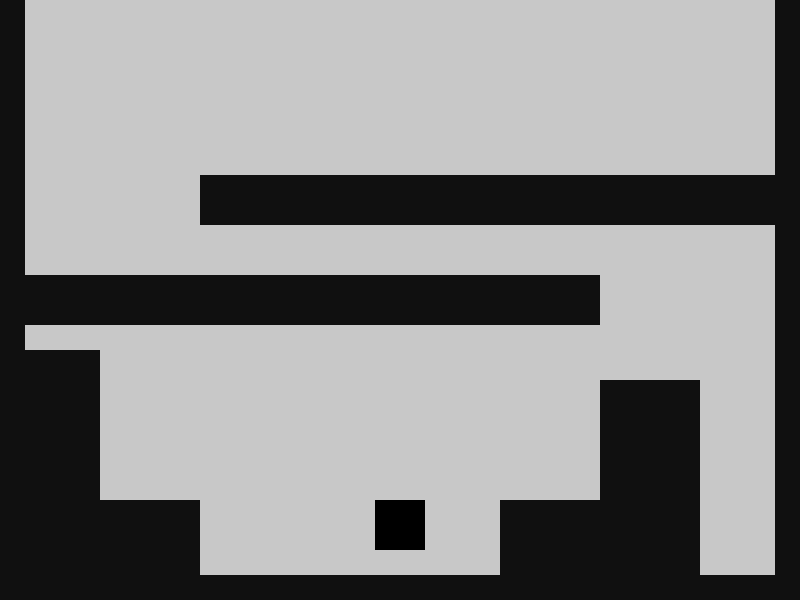
Frame 1 (no input)
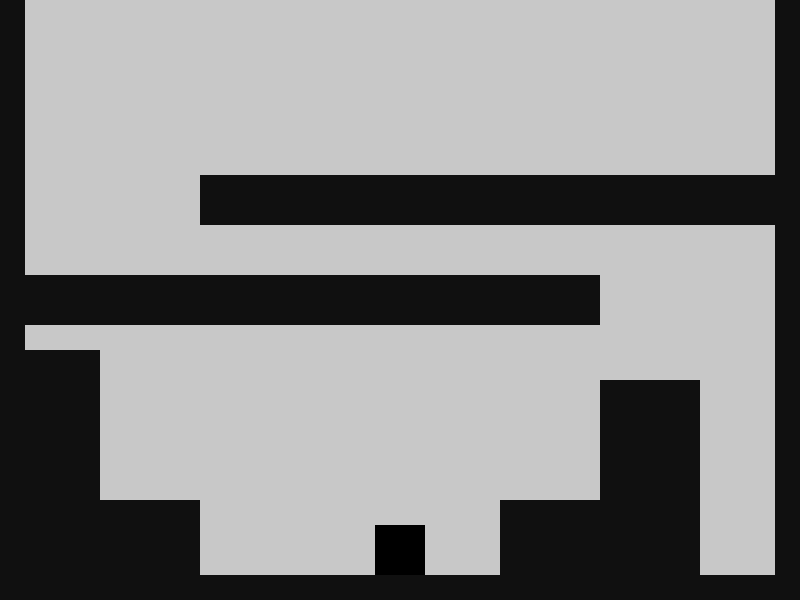
Frame 60 (the mouse pressed at the canvas centre just before this capture)
Frame 120 (the mouse held since frame 60 and released just before this capture): identical to frame 60, image omitted

The Processing sketch that drew these frames (run headless with seeded random() and noise(); from frame 60 on, the mouse is pressed at the canvas centre):

// Processing sketch: prueba_juego_6
// ── prueba_juego_6.pde
int rects = 9, trash1 = 0;
boolean trash2;
rectangulo jugador = new rectangulo(375, 500);

float[][] lvl1 = { {0, 575, 800, 25}, {0, 0, 25, 600}, {775, 0, 25, 600}, {0, 350, 100, 250}, {500, 500, 100, 100}, {100, 500, 100, 100}, {600, 380, 100, 230}, {0, 275, 600, 50}, {200, 175, 600, 50} };
rectangulo[] nivel = new rectangulo[rects];



void setup(){
  size(800, 600);
  noStroke();

}

void draw(){
  background(200);
  jugador.build(50, 50, #000000);
  jugador.mover();
  for(int i=0; i<rects; i++){
    nivel[i] = new rectangulo(lvl1[i][0], lvl1[i][1]);
    nivel[i].build(lvl1[i][2], lvl1[i][3], #101010);
    if(nivel[i].colision(jugador, 0)){        //colision Y desde arriba
      jugador.grav = false;
      jugador.vy = 0;
      jugador.y = nivel[i].y - jugador.al;
    } else jugador.grav = true;
    if(nivel[i].colision(jugador, 1)){        //colision Y desde abajo
      jugador.vy = 0;
      jugador.y = nivel[i].y + nivel[i].al;
    }
    if(nivel[i].colision(jugador, 2)){        //colision X desde izq
        jugador.x = nivel[i].x - jugador.an;
      jugador.vx = 0;
    }
    if(nivel[i].colision(jugador, 3)){        //colision X desde der
      jugador.x = nivel[i].x + nivel[i].an;
      jugador.vx = 0;
    }
  }
}


void keyPressed(){
  if(key == 'R' ||key == 'r'){
    jugador.x = 375;
    jugador.y = 500;
    jugador.vy = 0;
    jugador.grav = true;
  }
  if(key == CODED){
    if(keyCode == RIGHT){
      jugador.vx = 8;
    }
    if(keyCode == LEFT){
      jugador.vx = -8;
    }
    if(keyCode == UP){
      if(jugador.vy == 0){
        jugador.vy = -15;
        jugador.grav = true;
      }
    }
  }
}

void keyReleased(){
  if(key == CODED){
    if(keyCode == RIGHT||keyCode == LEFT)jugador.vx=0;
  }
}
// ── clases.pde
class rectangulo {
  float x, y, vx, vy, a=1, an, al;
  boolean grav = true;

  rectangulo(float tempX, float tempY) {
    x=tempX;
    y=tempY;
  }
  void build(float ancho, float alto, int rgb) {
    fill(rgb);
    rect(x, y, ancho, alto);
    al = alto;
    an = ancho;
  }

  void mover() {
    x= x + vx;
    if (grav) {
      vy= vy + a;
    }
    y= y + vy;
  }

  boolean colision(rectangulo otro, int tipo) {
    boolean a = false, b = false, c = false;
    if(tipo <2) a = otro.x + otro.an >= x + 1 && otro.x <= x + an - 1;                          // le doy un valor a "a"
    else a= otro.y >= y - otro.al/2 && otro.y + otro.al <= y + al;
    
    if(tipo == 0) b = otro.y + otro.al >= y - otro.vy && otro.y + otro.al <= y + otro.al/2;     // le doy un valor a "b"
    if(tipo == 1) b= otro.y <= y + al && otro.y >= y + al - otro.al/2;
    if(tipo == 2) b= otro.x + otro.an >= x && otro.x + otro.an <= x + otro.an/2;
    if(tipo == 3) b= otro.x <= x + an && otro.x >= x + an - otro.an/2;
    
    if (a && b) {
      c = true;
    }
    return c;
  }
}
